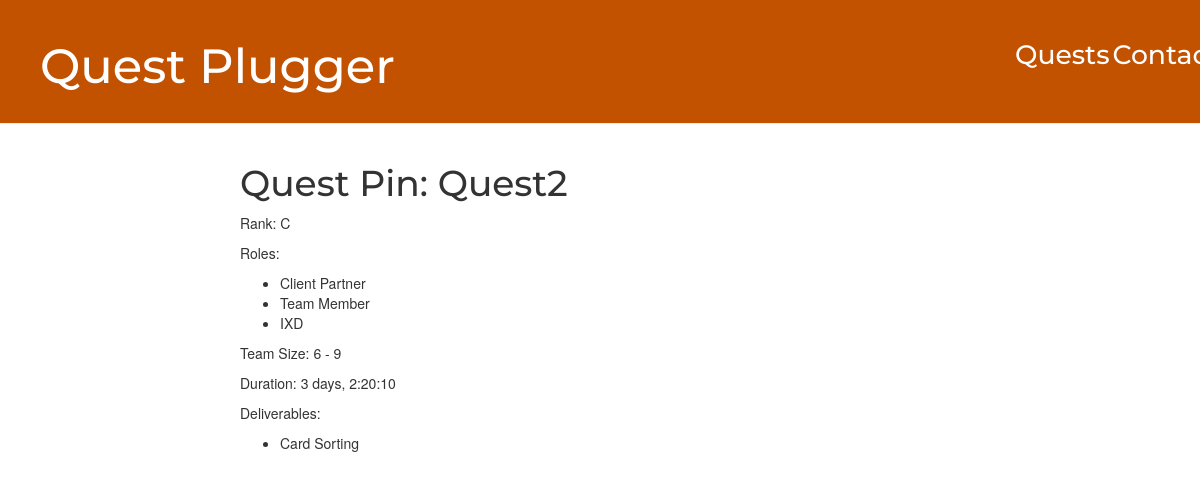
/quests/quest/27/, run on the app's committed database.
### quests/models.py (models this page shows, shortened)
class QuestPin(models.Model):
    name = models.CharField(max_length=75)
    rank = models.CharField(
        max_length=1,
        choices=RANK_CHOICES,
        default=F_RANK,
    )
    roles = MultiSelectField(
        choices=ROLE_CHOICES,
    )
    team_size = models.CharField(
        max_length=12,
        choices=TEAM_SZ_CHOICES,
        default=TEAM_SZ_SOLO,
    )
    duration = models.DurationField()
    def __str__(self):
        return self.name

class QuestResult(models.Model):
    questpin = models.ForeignKey(QuestPin, on_delete=models.CASCADE, unique=True)
    deliverables = MultiSelectField(
        choices=DELIVERABLES_CHOICES,
    )

### quests/views.py (the view)
# urls.py: path('quest/<int:questpin_id>/', views.detail, name='quest_detail'),
def detail(request, questpin_id):
    try:
        quest_pin = QuestPin.objects.get(pk=questpin_id)
        quest_result = QuestResult.objects.get(questpin_id=questpin_id)
        context = {
            'quest_pin': quest_pin,
            'quest_result': quest_result,
        }
    except QuestPin.DoesNotExist:
        raise Http404("Quest does not exist")
    return render(request, 'quests/detail.html', context)

### quests/templates/quests/detail.html
{% extends 'base.html' %}
{% block content %}
    <h1>Quest Pin: {{quest_pin}}</h1>
    {% if quest_pin %}
        <p>Rank: {{quest_pin.rank}}</p>
        <p>Roles: </p>
        <ul>
        {% for role in quest_pin.roles %}
            <li>{{role}}</li>
        {% endfor %}
        </ul>
        <p>Team Size: {{quest_pin.team_size}}</p>
        <p>Duration: {{quest_pin.duration}}</p>
        <p>Deliverables: </p>
        <ul>
        {% for deliverable in quest_result.deliverables %}
            <li>{{deliverable}}</li>
        {% endfor %}
        </ul>
    {% else %}
        <p>No Quest Data</p>
    {% endif %}
{% endblock %}

### static/css/base.css (style rules this page uses)
h1, h2, h3, h4 { font-family: 'Montserrat', cursive; }

### data on the page
QuestPin: name "Quest2", rank "C", team_size "6 - 9", duration "3 days, 2:20:10"
QuestResult: deliverables "Card Sorting"

### other printed values
{{ role }} "Client Partner" "Team Member" "IXD"
